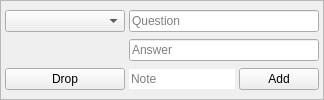
<?xml version="1.0" encoding="UTF-8"?>
<ui version="4.0">
 <class>CardVariant</class>
 <widget class="QWidget" name="CardVariant">
  <layout class="QHBoxLayout" name="_layout">
   <property name="spacing">
    <number>0</number>
   </property>
   <property name="leftMargin">
    <number>0</number>
   </property>
   <property name="topMargin">
    <number>0</number>
   </property>
   <property name="rightMargin">
    <number>0</number>
   </property>
   <property name="bottomMargin">
    <number>0</number>
   </property>
   <item>
    <widget class="QFrame" name="frame">
     <property name="frameShape">
      <enum>QFrame::StyledPanel</enum>
     </property>
     <property name="frameShadow">
      <enum>QFrame::Plain</enum>
     </property>
     <layout class="QGridLayout" name="gridLayout">
      <property name="leftMargin">
       <number>4</number>
      </property>
      <property name="topMargin">
       <number>4</number>
      </property>
      <property name="rightMargin">
       <number>4</number>
      </property>
      <property name="bottomMargin">
       <number>4</number>
      </property>
      <property name="horizontalSpacing">
       <number>4</number>
      </property>
      <property name="verticalSpacing">
       <number>2</number>
      </property>
      <item row="0" column="0">
       <widget class="QComboBox" name="card_type">
        <property name="sizePolicy">
         <sizepolicy hsizetype="Fixed" vsizetype="Fixed">
          <horstretch>0</horstretch>
          <verstretch>0</verstretch>
         </sizepolicy>
        </property>
        <property name="minimumSize">
         <size>
          <width>120</width>
          <height>0</height>
         </size>
        </property>
       </widget>
      </item>
      <item row="0" column="1" colspan="2">
       <widget class="QLineEdit" name="question">
        <property name="sizePolicy">
         <sizepolicy hsizetype="Expanding" vsizetype="Fixed">
          <horstretch>0</horstretch>
          <verstretch>0</verstretch>
         </sizepolicy>
        </property>
        <property name="placeholderText">
         <string>Question</string>
        </property>
       </widget>
      </item>
      <item row="1" column="1" colspan="2">
       <widget class="QLineEdit" name="answer">
        <property name="placeholderText">
         <string>Answer</string>
        </property>
       </widget>
      </item>
      <item row="2" column="0">
       <widget class="QPushButton" name="drop">
        <property name="text">
         <string>Drop</string>
        </property>
       </widget>
      </item>
      <item row="2" column="1">
       <widget class="QLineEdit" name="note">
        <property name="frame">
         <bool>false</bool>
        </property>
        <property name="placeholderText">
         <string>Note</string>
        </property>
       </widget>
      </item>
      <item row="2" column="2">
       <widget class="QPushButton" name="add">
        <property name="sizePolicy">
         <sizepolicy hsizetype="Fixed" vsizetype="Fixed">
          <horstretch>0</horstretch>
          <verstretch>0</verstretch>
         </sizepolicy>
        </property>
        <property name="text">
         <string>Add</string>
        </property>
       </widget>
      </item>
     </layout>
    </widget>
   </item>
  </layout>
 </widget>
 <tabstops>
  <tabstop>card_type</tabstop>
  <tabstop>question</tabstop>
  <tabstop>answer</tabstop>
  <tabstop>note</tabstop>
  <tabstop>add</tabstop>
  <tabstop>drop</tabstop>
 </tabstops>
 <resources/>
 <connections/>
</ui>
